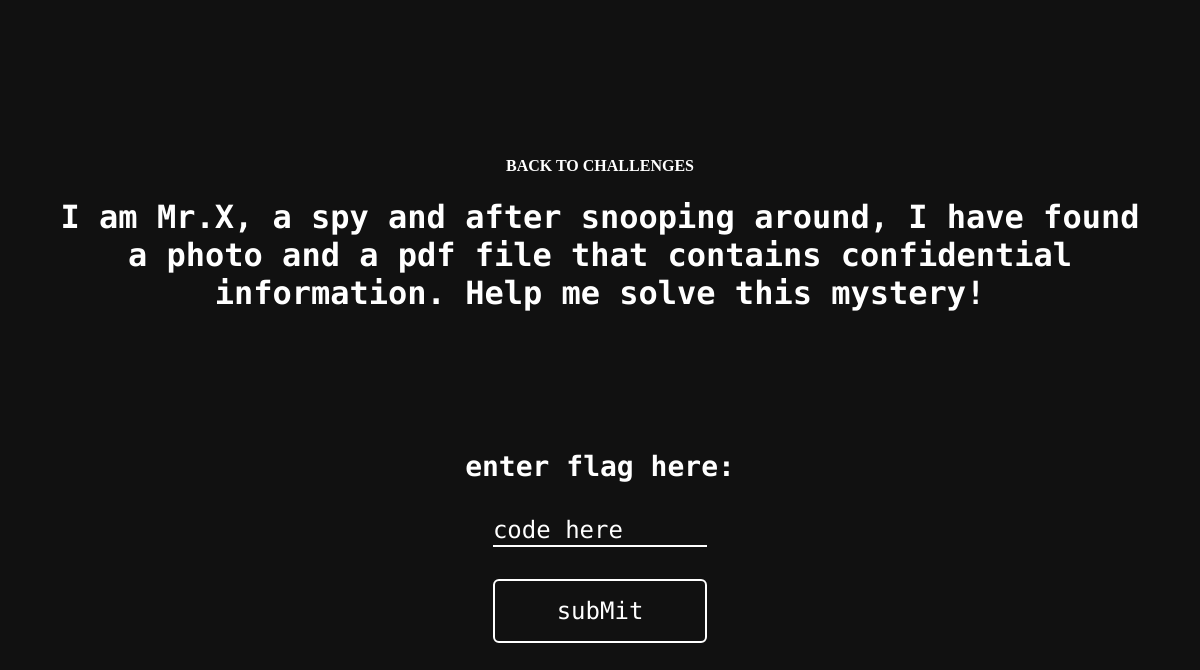
/aperisolve/, run on an earlier commit of the app's database.
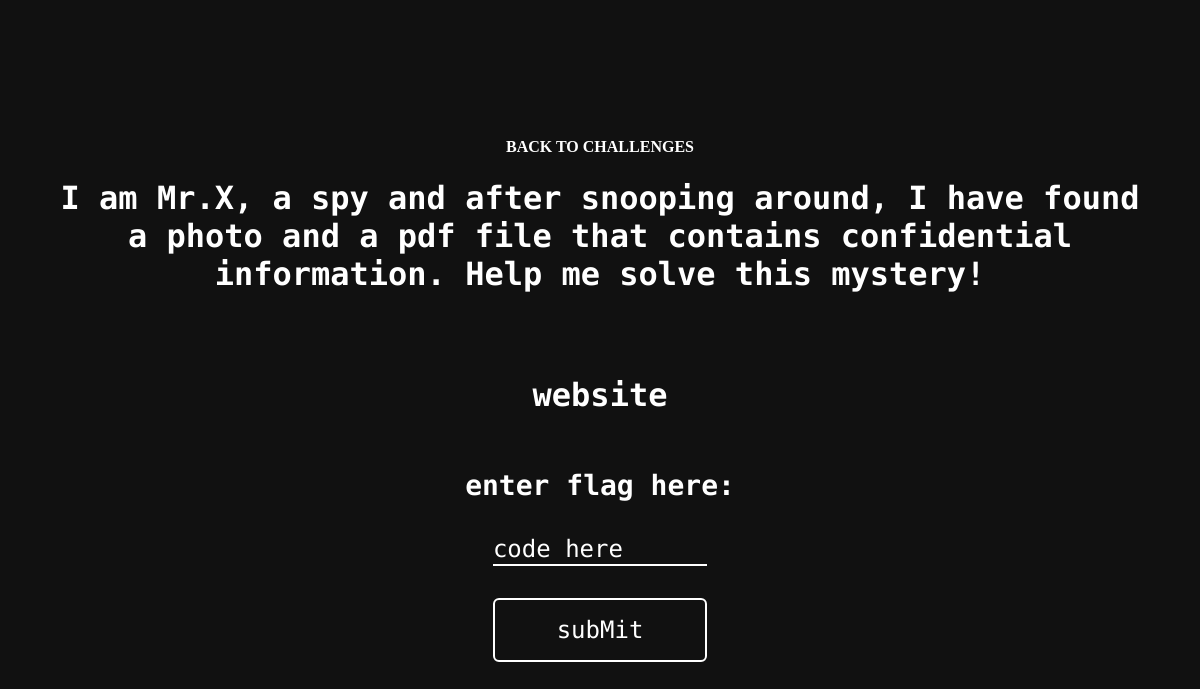
And on a later commit of the database.
### Main/models.py (models this page shows, shortened)
class Challenges(models.Model):
    title = models.CharField(max_length=255)
    category = models.CharField(max_length=255)
    difficulty = models.CharField(max_length=255)
    points = models.IntegerField()
    description = models.TextField(max_length=1000, default='')
    hint = models.CharField(max_length=255, default='')
    flag = models.CharField(max_length=255, default='DPSS{EMPTY}')
    link = models.CharField(max_length=255, default='dashboard')

### Main/views.py (the view)
# urls.py: path('aperisolve/', views.aperisolve, name='aperisolve'),
def aperisolve(request):
    context = {"challenge": Challenges.objects.get(title="Aperisolve!")}
    return render(request, 'main/challenges/aperisolve.html', context)

### Main/templates/main/challenges/aperisolve.html (shortened to what this page needs)
{% extends "main/layout_challenge.html" %}
{% load static %}

### Main/templates/main/layout_Challenge.html (shortened to what this page needs)
{% load static %}
<!doctype html>
<html lang="en">
<head>
    <link rel="stylesheet" href="{% static 'css/layout.css' %}">
    <link rel="stylesheet" href="{% static 'css/chall.css' %}">
</head>
<body>
  <div class="container">
  <a href="{% url 'dashboard' %}" > BACK TO CHALLENGES </a>
      <h1>{{challenge.description}}</h1><br><br>
      <h1>{{challenge.hint}}</h1>
      <form id="key-form">
          <label for="key">enter flag here:</label>
          <input type="text" name="key" id="key" placeholder="code here" />
          <button type="submit">subMit</button>
      </form>
  </div>
</body>
</html>

What changed in the data, as far as the page shows it:
changed Challenges: hint (not shown) → "website"
